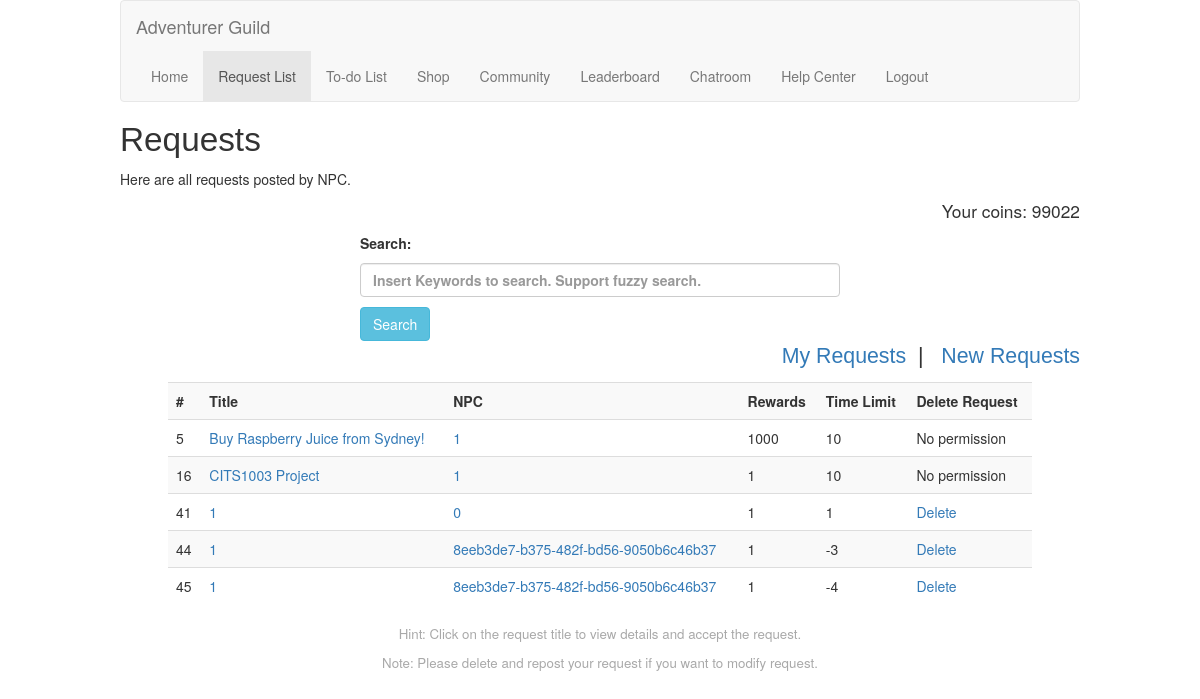
Page /requests (signed in) on the committed database.
### models/sqlmodels.py (models this page shows, shortened)
class UserInfo(db.Model):
    __tablename__ = 'users'
    userID = Column(String(120), primary_key=True)
    email = Column(String(120), nullable=False)
    password = Column(String(120), nullable=False)
    coins = Column(Integer, nullable=False, default=10)
    avatar = Column(Text, nullable=False, default="default")
    country = Column(Text, nullable=False)
    pincode = Column(Text, nullable=False, default="123")

class Requests(db.Model):
    __tablename__ = 'requests'
    requestID = Column(Integer, primary_key=True, autoincrement=True)
    title = Column(String(120), nullable=False)
    content = Column(Text, nullable=False)
    rewards = Column(String(120))
    timelimit = Column(String(120))
    userID = Column(String(120), ForeignKey('users.userID', name='fk_requests_userID'))
    status = Column(Text, nullable=False, default="Available")
    answer = Column(Text)

### app.py (the view)
    @app.route("/requests")
    @login_required
    def requestPage():
        try:
            currentUserID = current_user.id
            coins = getCoins(currentUserID)
            result = Requests.query.all() # Fetch all requests from DB
            return render_template('requests.html', result=result, coins=coins, userid=currentUserID)
        except Exception as e:
            print(e) # Print detailed error on the console
            return render_template('requests.html', errmsg="Internal Error")

### app.py (called while the page is built)
    @login_manager.user_loader
    def load_user(user_id):
        return User(user_id)

### apps/get.py (called while the page is built)
def getCoins(id):
        user = UserInfo.query.filter(UserInfo.userID == id).first()
        if user:
            return user.coins
        else:
            return -1

### templates/requests.html (shortened to what this page needs)
{% extends 'base.html' %}
{% block content %}
    <h1 id="pageBanner">Requests</h1>
    <p>Here are all requests posted by NPC.</p>
    <div id="showcoins">
        <p> Your coins: {{coins}}</p>
    </div>
    <div id="searchBar">
        <form method="POST" action="/doreqsearch">
            <p>Search: </p>
            <p><input type="text" class="form-control" id="keyword" name="keyword" placeholder="Insert Keywords to search. Support fuzzy search." required></p>
            <button type="submit" id="searchButton" class="btn btn-info" name="submitSearch">Search</button>
        </form>
    </div>
    <div id="new">
        <p><a href="/myrequest" title="My requests"> My Requests</a>&nbsp;&nbsp;|&nbsp;&nbsp;
            <a href="/newrequest" title="New Requests"> New Requests</a></p>
    </div>
    <table class="table table-striped listcontents">
        <tbody>
        <tr>
            <th scope="col">#</th>
            <th scope="col">Title</th>
            <th scope="col">NPC</th>
            <th scope="col">Rewards</th>
            <th scope="col">Time Limit</th>
            <th scope="col">Delete Request</th>
        </tr>
        {% for resultitem in result %}
            {% if resultitem.status == 'Available' %}
                <tr>
                    <td>{{ resultitem.requestID }}</td>
                    <td><a href="acceptrequest/{{resultitem.requestID}}" title="View Details">{{ resultitem.title }}</a></td>
                    <td><a href="profile/{{resultitem.userID}}" title="View Details">{{ resultitem.userID }}</a></td>
                    <td>{{ resultitem.rewards }}</td>
                    <td>{{ resultitem.timelimit }}</td>
                    {% if userid|int == resultitem.userID|int %}
                        <td><a href="/deleterequest/{{resultitem.userID}}/{{resultitem.requestID}}" title="Delete Request"> Delete</a></td>
                    {% else %}
                        <td>No permission</td>
                    {% endif %}
                </tr>
            {% endif %}
        {% endfor %}
        </tbody>
    </table>
    <div id="footnote">
        <p>Hint: Click on the request title to view details and accept the request.</p>
        <p>Note: Please delete and repost your request if you want to modify request.</p>
    </div>
{% endblock %}

### static/css/main.css (style rules this page uses)
a { text-decoration: none; }
.listcontents { width: 90%; margin-left: auto; margin-right: auto; }
#footnote { text-align: center; font-size: 10pt; color: darkgray; }
#mainContent #new { text-align: right; font-family: 'Gill Sans', 'Gill Sans MT', Calibri, 'Trebuchet MS', sans-serif; font-size: 16pt; }
#pageBanner { font-family: 'Gill Sans', 'Gill Sans MT', Calibri, 'Trebuchet MS', sans-serif; font-size: 25pt; }
#searchBar { font-weight: bold; margin-left: auto; margin-right: auto; width: 50%; }
#showcoins { text-align: right; font-size: 13pt; }

### rows in the picture
UserInfo: coins "99022"
Requests: requestID "5", title "Buy Raspberry Juice from Sydney!", userID "1", rewards "1000", timelimit "10", shows "No permission"
Requests: requestID "16", title "CITS1003 Project", userID "1", rewards "1", timelimit "10", shows "No permission"
Requests: requestID "41", title "1", userID "0", rewards "1", timelimit "1"
Requests: requestID "44", title "1", userID "8eeb3de7-b375-482f-bd56-9050b6c46b37", rewards "1", timelimit "-3"
Requests: requestID "45", title "1", userID "8eeb3de7-b375-482f-bd56-9050b6c46b37", rewards "1", timelimit "-4"
